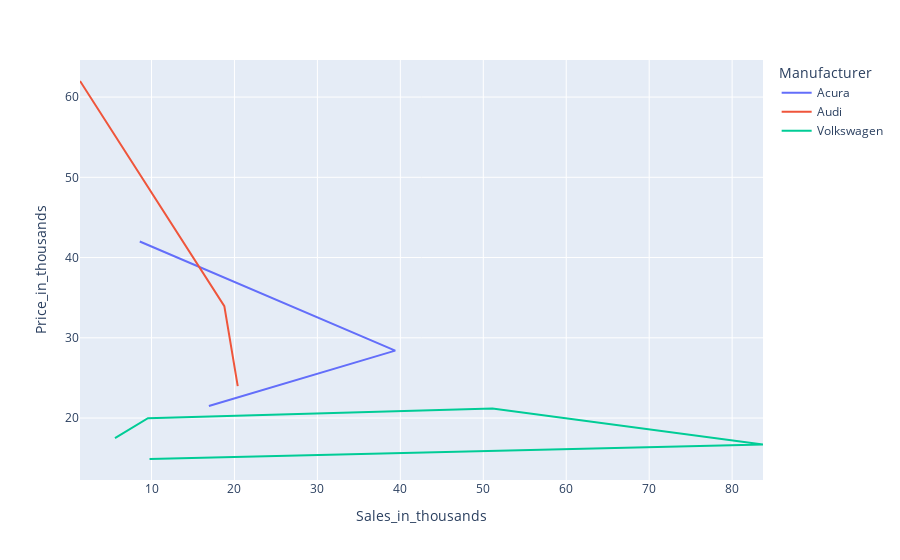

The cell this chart's notebook holds for it:
### Code cell
px.line(data_frame=data_m,x="Sales_in_thousands", y="Price_in_thousands", color="Manufacturer")

### Figure 1 — Plotly figure (JSON) as saved in the notebook; plotly's stock layout.template omitted (floating-point values rounded to 4 significant figures)
{"data": [{"hovertemplate": "Manufacturer=Acura<br>Sales_in_thousands=%{x}<br>Price_in_thousands=%{y}<extra></extra>", "legendgroup": "Acura", "line": {"color": "#636efa", "dash": "solid"}, "marker": {"symbol": "circle"}, "mode": "lines", "name": "Acura", "orientation": "v", "showlegend": true, "type": "scatter", "x": [16.92, 39.38, 8.588], "xaxis": "x", "y": [21.5, 28.4, 42], "yaxis": "y"}, {"hovertemplate": "Manufacturer=Audi<br>Sales_in_thousands=%{x}<br>Price_in_thousands=%{y}<extra></extra>", "legendgroup": "Audi", "line": {"color": "#EF553B", "dash": "solid"}, "marker": {"symbol": "circle"}, "mode": "lines", "name": "Audi", "orientation": "v", "showlegend": true, "type": "scatter", "x": [20.4, 18.78, 1.38], "xaxis": "x", "y": [23.99, 33.95, 62], "yaxis": "y"}, {"hovertemplate": "Manufacturer=Volkswagen<br>Sales_in_thousands=%{x}<br>Price_in_thousands=%{y}<extra></extra>", "legendgroup": "Volkswagen", "line": {"color": "#00cc96", "dash": "solid"}, "marker": {"symbol": "circle"}, "mode": "lines", "name": "Volkswagen", "orientation": "v", "showlegend": true, "type": "scatter", "x": [9.761, 83.72, 51.1, 9.569, 5.596], "xaxis": "x", "y": [14.9, 16.7, 21.2, 19.99, 17.5], "yaxis": "y"}], "layout": {"legend": {"title": {"text": "Manufacturer"}, "tracegroupgap": 0}, "margin": {"t": 60}, "xaxis": {"anchor": "y", "domain": [0, 1], "title": {"text": "Sales_in_thousands"}}, "yaxis": {"anchor": "x", "domain": [0, 1], "title": {"text": "Price_in_thousands"}}}}
